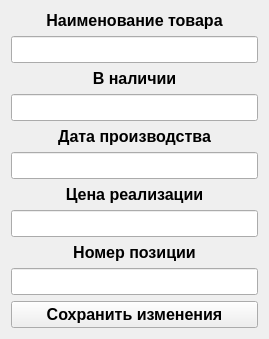
<?xml version="1.0" encoding="UTF-8"?>
<ui version="4.0">
 <class>izmProduct</class>
 <widget class="QWidget" name="izmProduct">
  <property name="geometry">
   <rect>
    <x>0</x>
    <y>0</y>
    <width>269</width>
    <height>335</height>
   </rect>
  </property>
  <property name="windowTitle">
   <string>Form</string>
  </property>
  <layout class="QGridLayout" name="gridLayout">
   <item row="2" column="0">
    <widget class="QLabel" name="label_2">
     <property name="font">
      <font>
       <pointsize>12</pointsize>
       <weight>75</weight>
       <bold>true</bold>
      </font>
     </property>
     <property name="frameShape">
      <enum>QFrame::NoFrame</enum>
     </property>
     <property name="text">
      <string>В наличии</string>
     </property>
     <property name="alignment">
      <set>Qt::AlignCenter</set>
     </property>
    </widget>
   </item>
   <item row="10" column="0">
    <widget class="QPushButton" name="pushButton">
     <property name="font">
      <font>
       <pointsize>12</pointsize>
       <weight>75</weight>
       <bold>true</bold>
      </font>
     </property>
     <property name="text">
      <string>Сохранить изменения</string>
     </property>
    </widget>
   </item>
   <item row="9" column="0">
    <widget class="QLineEdit" name="lineEdit_5">
     <property name="font">
      <font>
       <pointsize>12</pointsize>
       <weight>75</weight>
       <bold>true</bold>
      </font>
     </property>
     <property name="alignment">
      <set>Qt::AlignCenter</set>
     </property>
     <property name="readOnly">
      <bool>true</bool>
     </property>
    </widget>
   </item>
   <item row="0" column="0">
    <widget class="QLabel" name="label">
     <property name="font">
      <font>
       <pointsize>12</pointsize>
       <weight>75</weight>
       <bold>true</bold>
      </font>
     </property>
     <property name="text">
      <string>Наименование товара</string>
     </property>
     <property name="alignment">
      <set>Qt::AlignCenter</set>
     </property>
    </widget>
   </item>
   <item row="7" column="0">
    <widget class="QLineEdit" name="lineEdit_4">
     <property name="font">
      <font>
       <pointsize>12</pointsize>
       <weight>75</weight>
       <bold>true</bold>
      </font>
     </property>
     <property name="alignment">
      <set>Qt::AlignCenter</set>
     </property>
    </widget>
   </item>
   <item row="6" column="0">
    <widget class="QLabel" name="label_4">
     <property name="font">
      <font>
       <pointsize>12</pointsize>
       <weight>75</weight>
       <bold>true</bold>
      </font>
     </property>
     <property name="text">
      <string>Цена реализации</string>
     </property>
     <property name="alignment">
      <set>Qt::AlignCenter</set>
     </property>
    </widget>
   </item>
   <item row="1" column="0">
    <widget class="QLineEdit" name="lineEdit">
     <property name="font">
      <font>
       <pointsize>12</pointsize>
       <weight>75</weight>
       <bold>true</bold>
      </font>
     </property>
     <property name="alignment">
      <set>Qt::AlignCenter</set>
     </property>
    </widget>
   </item>
   <item row="3" column="0">
    <widget class="QLineEdit" name="lineEdit_2">
     <property name="font">
      <font>
       <pointsize>12</pointsize>
       <weight>75</weight>
       <bold>true</bold>
      </font>
     </property>
     <property name="alignment">
      <set>Qt::AlignCenter</set>
     </property>
    </widget>
   </item>
   <item row="4" column="0">
    <widget class="QLabel" name="label_3">
     <property name="font">
      <font>
       <pointsize>12</pointsize>
       <weight>75</weight>
       <bold>true</bold>
      </font>
     </property>
     <property name="text">
      <string>Дата производства</string>
     </property>
     <property name="alignment">
      <set>Qt::AlignCenter</set>
     </property>
    </widget>
   </item>
   <item row="8" column="0">
    <widget class="QLabel" name="label_5">
     <property name="font">
      <font>
       <pointsize>12</pointsize>
       <weight>75</weight>
       <bold>true</bold>
      </font>
     </property>
     <property name="text">
      <string>Номер позиции</string>
     </property>
     <property name="alignment">
      <set>Qt::AlignCenter</set>
     </property>
    </widget>
   </item>
   <item row="5" column="0">
    <widget class="QLineEdit" name="lineEdit_3">
     <property name="font">
      <font>
       <pointsize>12</pointsize>
       <weight>75</weight>
       <bold>true</bold>
      </font>
     </property>
     <property name="alignment">
      <set>Qt::AlignCenter</set>
     </property>
    </widget>
   </item>
  </layout>
 </widget>
 <resources/>
 <connections/>
</ui>
